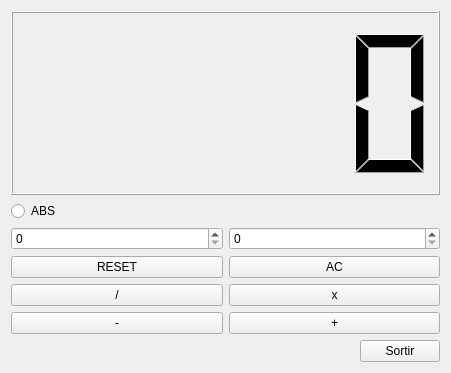
<?xml version="1.0" encoding="UTF-8"?>
<ui version="4.0">
 <class>Calculadora</class>
 <widget class="QWidget" name="Calculadora">
  <property name="geometry">
   <rect>
    <x>0</x>
    <y>0</y>
    <width>451</width>
    <height>373</height>
   </rect>
  </property>
  <property name="windowTitle">
   <string>Calculadora</string>
  </property>
  <layout class="QVBoxLayout" name="verticalLayout_4">
   <item>
    <layout class="QVBoxLayout" name="verticalLayout_3">
     <item>
      <layout class="QVBoxLayout" name="verticalLayout">
       <item>
        <widget class="MyLCD" name="lcdNumber"/>
       </item>
       <item>
        <widget class="QRadioButton" name="radioButton">
         <property name="text">
          <string>ABS</string>
         </property>
        </widget>
       </item>
      </layout>
     </item>
     <item>
      <layout class="QHBoxLayout" name="horizontalLayout">
       <item>
        <widget class="QSpinBox" name="op1"/>
       </item>
       <item>
        <widget class="QSpinBox" name="op2"/>
       </item>
      </layout>
     </item>
     <item>
      <layout class="QVBoxLayout" name="verticalLayout_2">
       <item>
        <layout class="QHBoxLayout" name="horizontalLayout_4">
         <item>
          <widget class="QPushButton" name="reset">
           <property name="text">
            <string>RESET</string>
           </property>
          </widget>
         </item>
         <item>
          <widget class="QPushButton" name="acumulado">
           <property name="text">
            <string>AC</string>
           </property>
          </widget>
         </item>
        </layout>
       </item>
       <item>
        <layout class="QHBoxLayout" name="horizontalLayout_2">
         <item>
          <widget class="QPushButton" name="division">
           <property name="text">
            <string>/</string>
           </property>
          </widget>
         </item>
         <item>
          <widget class="QPushButton" name="multuiplicacion">
           <property name="text">
            <string>x</string>
           </property>
          </widget>
         </item>
        </layout>
       </item>
       <item>
        <layout class="QHBoxLayout" name="horizontalLayout_3">
         <item>
          <widget class="QPushButton" name="resta">
           <property name="text">
            <string>-</string>
           </property>
          </widget>
         </item>
         <item>
          <widget class="QPushButton" name="suma">
           <property name="text">
            <string>+</string>
           </property>
          </widget>
         </item>
        </layout>
       </item>
      </layout>
     </item>
     <item>
      <layout class="QHBoxLayout" name="horizontalLayout_5">
       <item>
        <spacer name="spacersalir">
         <property name="orientation">
          <enum>Qt::Horizontal</enum>
         </property>
         <property name="sizeHint" stdset="0">
          <size>
           <width>308</width>
           <height>20</height>
          </size>
         </property>
        </spacer>
       </item>
       <item>
        <widget class="QPushButton" name="salir">
         <property name="text">
          <string>Sortir</string>
         </property>
        </widget>
       </item>
      </layout>
     </item>
    </layout>
   </item>
  </layout>
 </widget>
 <customwidgets>
  <customwidget>
   <class>MyLCD</class>
   <extends>QLCDNumber</extends>
   <header>MyLCD.h</header>
   <slots>
    <signal>ac(int)</signal>
    <slot>reset_all()</slot>
    <slot>suma()</slot>
    <slot>resta()</slot>
    <slot>division()</slot>
    <slot>multiplicacion()</slot>
    <slot>abs()</slot>
   </slots>
  </customwidget>
 </customwidgets>
 <resources/>
 <connections>
  <connection>
   <sender>op1</sender>
   <signal>valueChanged(int)</signal>
   <receiver>lcdNumber</receiver>
   <slot>display(int)</slot>
   <hints>
    <hint type="sourcelabel">
     <x>169</x>
     <y>141</y>
    </hint>
    <hint type="destinationlabel">
     <x>179</x>
     <y>37</y>
    </hint>
   </hints>
  </connection>
  <connection>
   <sender>op2</sender>
   <signal>valueChanged(int)</signal>
   <receiver>lcdNumber</receiver>
   <slot>display(int)</slot>
   <hints>
    <hint type="sourcelabel">
     <x>299</x>
     <y>137</y>
    </hint>
    <hint type="destinationlabel">
     <x>307</x>
     <y>57</y>
    </hint>
   </hints>
  </connection>
  <connection>
   <sender>salir</sender>
   <signal>clicked()</signal>
   <receiver>Calculadora</receiver>
   <slot>close()</slot>
   <hints>
    <hint type="sourcelabel">
     <x>396</x>
     <y>332</y>
    </hint>
    <hint type="destinationlabel">
     <x>355</x>
     <y>361</y>
    </hint>
   </hints>
  </connection>
  <connection>
   <sender>reset</sender>
   <signal>clicked()</signal>
   <receiver>lcdNumber</receiver>
   <slot>reset_all()</slot>
   <hints>
    <hint type="sourcelabel">
     <x>104</x>
     <y>202</y>
    </hint>
    <hint type="destinationlabel">
     <x>94</x>
     <y>43</y>
    </hint>
   </hints>
  </connection>
  <connection>
   <sender>radioButton</sender>
   <signal>clicked(bool)</signal>
   <receiver>lcdNumber</receiver>
   <slot>abs()</slot>
   <hints>
    <hint type="sourcelabel">
     <x>17</x>
     <y>86</y>
    </hint>
    <hint type="destinationlabel">
     <x>27</x>
     <y>34</y>
    </hint>
   </hints>
  </connection>
  <connection>
   <sender>multuiplicacion</sender>
   <signal>clicked()</signal>
   <receiver>lcdNumber</receiver>
   <slot>multiplicacion()</slot>
   <hints>
    <hint type="sourcelabel">
     <x>392</x>
     <y>233</y>
    </hint>
    <hint type="destinationlabel">
     <x>361</x>
     <y>40</y>
    </hint>
   </hints>
  </connection>
  <connection>
   <sender>suma</sender>
   <signal>clicked()</signal>
   <receiver>lcdNumber</receiver>
   <slot>suma()</slot>
   <hints>
    <hint type="sourcelabel">
     <x>337</x>
     <y>266</y>
    </hint>
    <hint type="destinationlabel">
     <x>334</x>
     <y>57</y>
    </hint>
   </hints>
  </connection>
  <connection>
   <sender>resta</sender>
   <signal>clicked()</signal>
   <receiver>lcdNumber</receiver>
   <slot>resta()</slot>
   <hints>
    <hint type="sourcelabel">
     <x>150</x>
     <y>262</y>
    </hint>
    <hint type="destinationlabel">
     <x>145</x>
     <y>31</y>
    </hint>
   </hints>
  </connection>
  <connection>
   <sender>division</sender>
   <signal>clicked()</signal>
   <receiver>lcdNumber</receiver>
   <slot>division()</slot>
   <hints>
    <hint type="sourcelabel">
     <x>130</x>
     <y>226</y>
    </hint>
    <hint type="destinationlabel">
     <x>123</x>
     <y>42</y>
    </hint>
   </hints>
  </connection>
 </connections>
 <slots>
  <slot>reset_all()</slot>
 </slots>
</ui>
